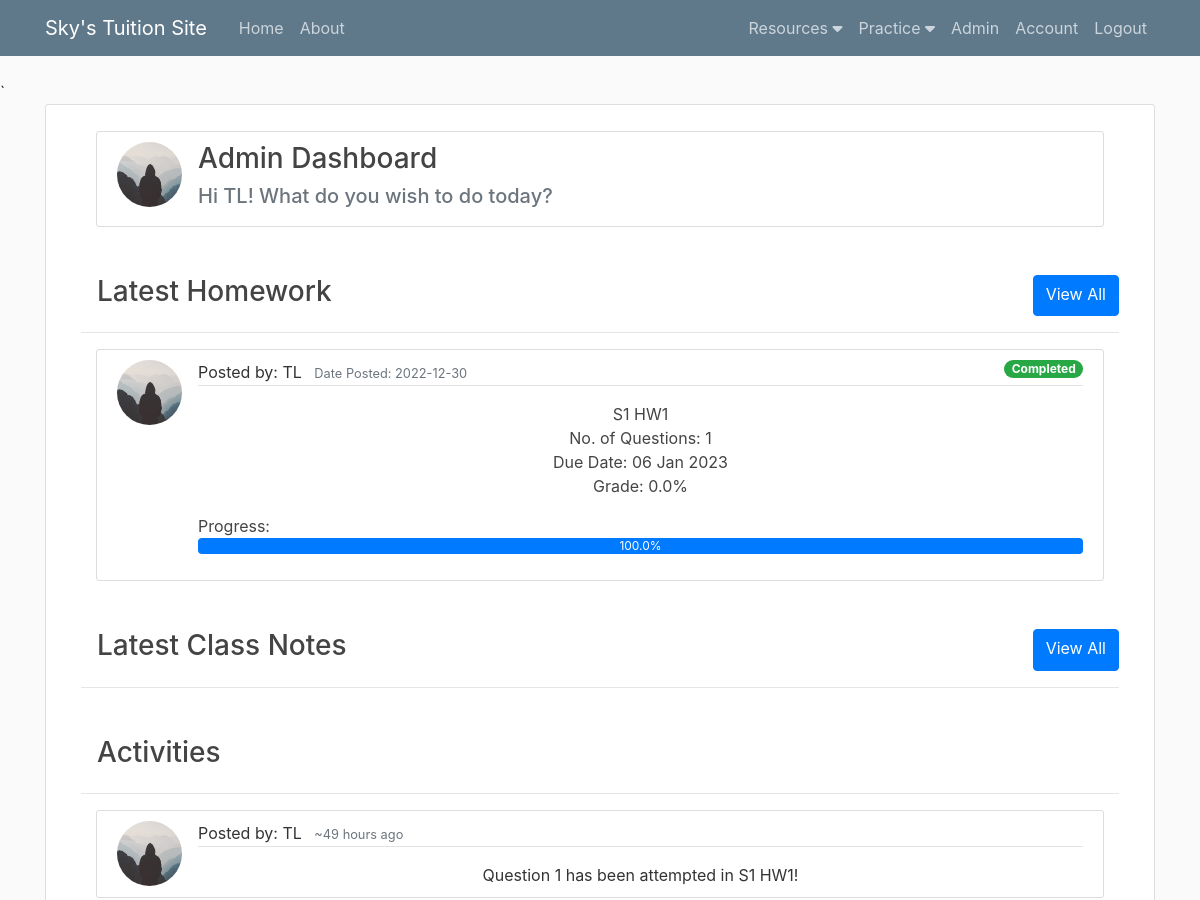
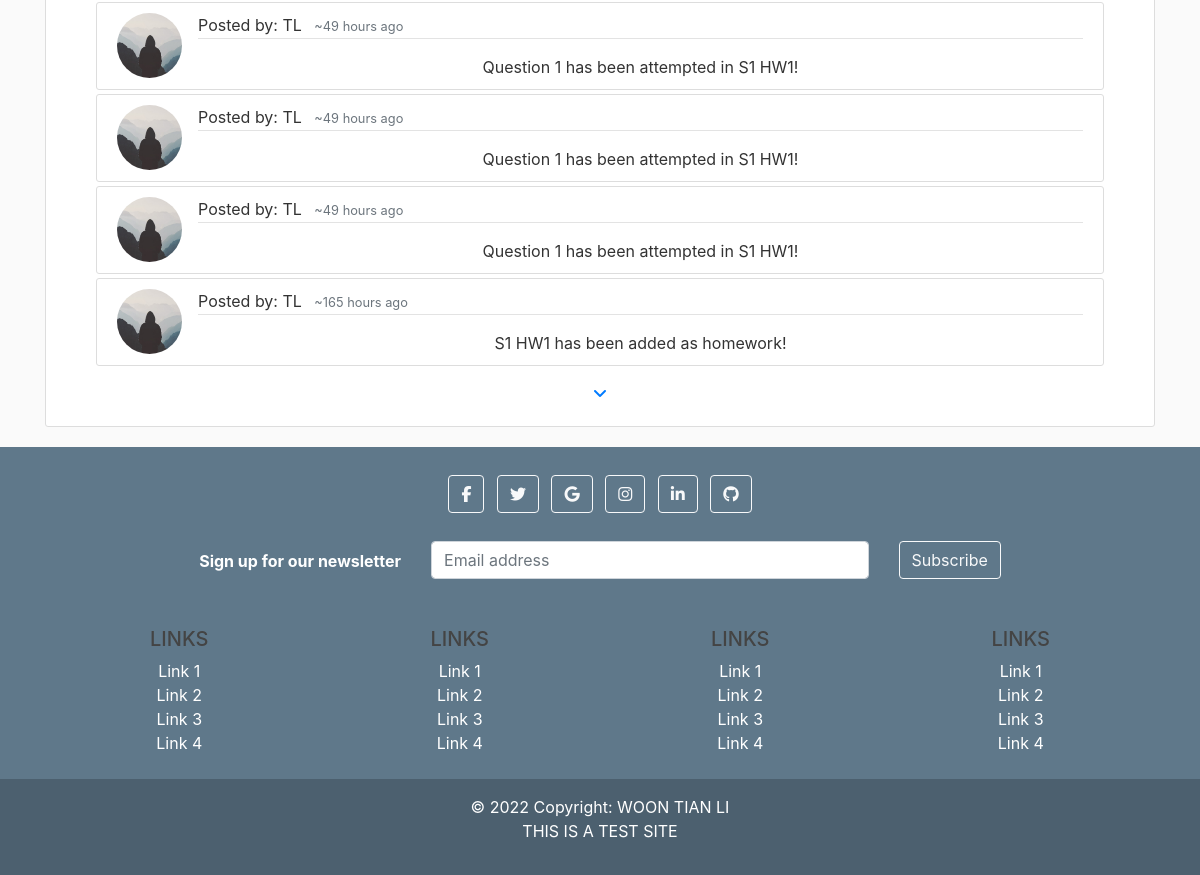
The page /home (signed in) on the database as committed earlier (2 pictures, top to bottom).
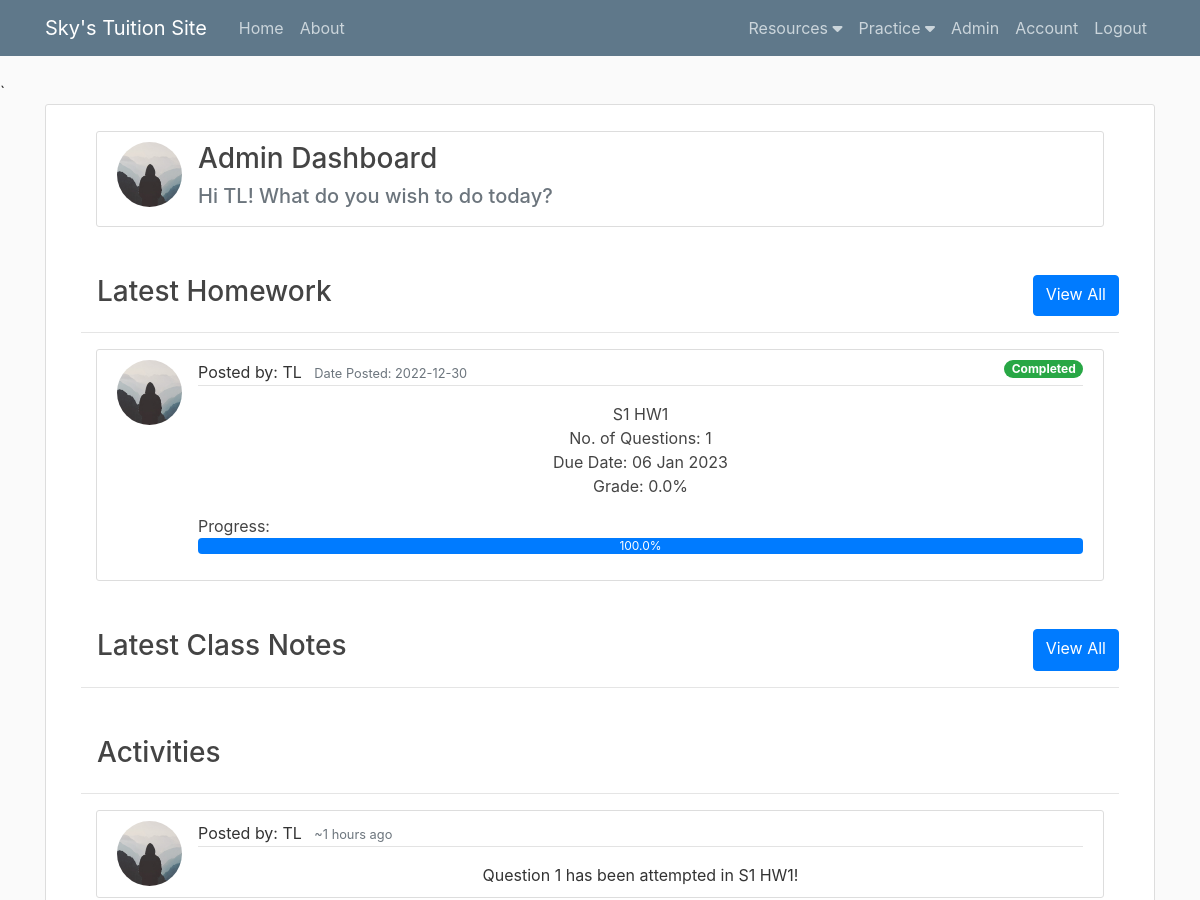
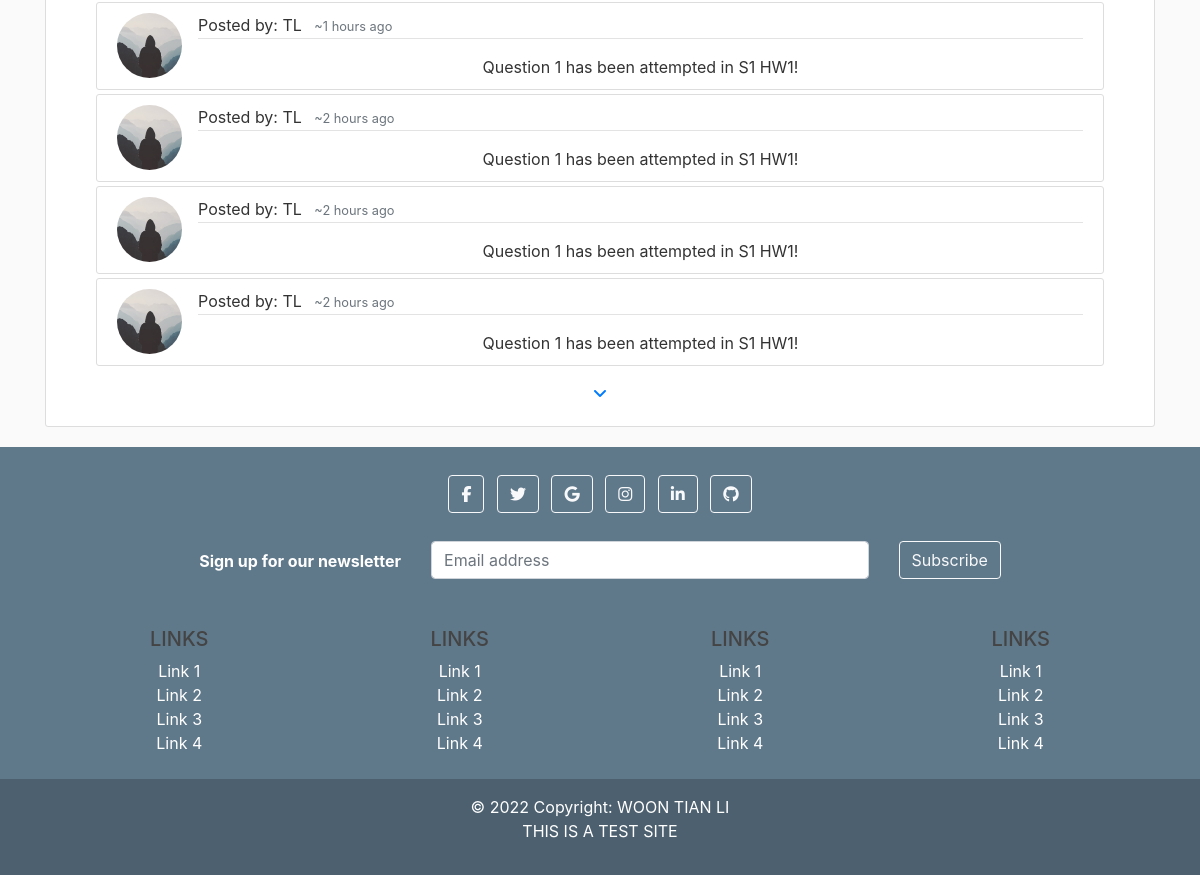
The same page on the database as committed later (2 pictures, top to bottom).
### flaskblog/models.py (models this page shows, shortened)
class User(db.Model, UserMixin): #Creating user table in DB
    id = db.Column(db.Integer, primary_key = True) #ID defined as an integer and to be the primary key)
    username = db.Column(db.String(20), unique=True, nullable=False) #name to be a string, max 20 characters, must be unique, and required, cannot be null
    email = db.Column(db.String(120), unique=True, nullable=False)
    image_file = db.Column(db.String(20), nullable=False, default='default.jpg') #user image defaults to a default.jpg
    password = db.Column(db.String(60), nullable=False)
    account_type = db.Column(db.String(60), nullable=False)
    notes = db.relationship('Note', backref='author', lazy=True)
    homeworks = db.relationship('Homework', backref='author', lazy=True)
    activities = db.relationship('Activity', backref='author', lazy=True)
    topics = db.Column(db.String(1000))
    topics_check = db.Column(db.String(1000))
    description1 = db.Column(db.String(1000))
    date1 = db.Column(db.Date)
    time1 = db.Column(db.Time)
    description2 = db.Column(db.String(1000))
    date2 = db.Column(db.Date)
    time2 = db.Column(db.Time)
    description3 = db.Column(db.String(1000))
    date3 = db.Column(db.Date)
    time3 = db.Column(db.Time)
    description4 = db.Column(db.String(1000))
    date4 = db.Column(db.Date)
    time4 = db.Column(db.Time)
    grade = db.Column(db.String(200))

class Homework(db.Model): #Creating homework table in DB
    id = db.Column(db.Integer, primary_key = True)
    title = db.Column(db.String(100), nullable=False)
    student_id = db.Column(db.Integer, nullable=False)
    deadline = db.Column(db.DateTime, nullable=False, default = datetime.now)
    date_posted = db.Column(db.DateTime, nullable=False, default = datetime.now)
    user_id = db.Column(db.Integer, db.ForeignKey('user.id'), nullable=False) #foreign key links to User table
    questions = db.relationship('Question', backref='hwk', lazy=True)
    workings = db.relationship('Working', backref='hwk', lazy=True)

class Activity(db.Model):
    id = db.Column(db.Integer, primary_key = True)
    description = db.Column(db.String(1000), nullable=False)
    student_id = db.Column(db.Integer, nullable=False)
    date_posted = db.Column(db.DateTime, nullable=False, default = datetime.now)
    user_id = db.Column(db.Integer, db.ForeignKey('user.id'), nullable=False) #foreign key links to User table

### flaskblog/main/routes.py (the view, shortened to what this page needs)
@main.route("/") #Routes are created bring our browers to different pages. "/" represents the root or home page
@main.route("/home") #Both routes bring to the same page
@login_required
def home():
    image_file = url_for('static', filename='profile_pics/' + current_user.image_file)
    if current_user.topics:
        topics = current_user.topics.split(',')
        checks = current_user.topics_check.split(',')
    else:
        topics = []
        checks = []
    if current_user.account_type == 'Admin':
        homework = Homework.query.order_by(Homework.date_posted.desc()).first()
        note = Note.query.order_by(Note.date_posted.desc()).first()
        activities = Activity.query.order_by(Activity.date_posted.desc()).all()
    if homework == None:
        homework = []
        id_arr = []
    else:
        id_arr = [homework.id]
    if note == None:
        note = []
    date_now = datetime.datetime.now()
    activities_date_arr=[]
    for activity in activities:
        activities_date_arr.append(round((date_now-activity.date_posted).total_seconds()/3600))
    pt_arr = []
    question_count_arr = []
    attempt_percentage_arr = []
    correct_percentage_arr = []
    for i in id_arr:
        question_count_arr.append(Question.query.filter_by(homework_id=i).count())
        pt_arr.append(Working.query.filter_by(homework_id=i, point=0).count())
        if Question.query.filter_by(homework_id=i).count() != 0:
            attempt_percentage_arr.append(round((Working.query.filter_by(homework_id=i).count()/Question.query.filter_by(homework_id=i).count())*100,2))
            total_parts = 0
            wrong_parts = 0
            for j in Question.query.filter_by(homework_id=i).all():
                temp = 0
                for k in j.qn_answer.split(';'):
                    if k != "":
                        total_parts += 1
                        temp += 1
                try:
                    (Working.query.filter_by(question_id=j.id).first()).point
                except:
                    wrong_parts += temp
            for j in Working.query.filter_by(homework_id=i).all():
                wrong_parts += j.point
            correct_percentage_arr.append(round(((total_parts-wrong_parts)/total_parts)*100,2))
        else:
            attempt_percentage_arr.append(0)
            correct_percentage_arr.append(0)
    df = pd.DataFrame({'id': id_arr, 'pt': pt_arr, 'count': question_count_arr, 'attempt_percentage': attempt_percentage_arr, 'correct_percentage': correct_percentage_arr})
    return render_template('home.html', image_file=image_file, homework=homework, note=note, activities=activities,
                           activities_date_arr=activities_date_arr,df=df, topics=topics, checks=checks)

### flaskblog/templates/home.html (shortened to what this page needs)
{% extends "layout.html" %}
{% block content %}
    <div class="content-section text-center" style="min-height:50vh">
        <div class="container-fluid">
            <div class="row">
                <div class="col">
                    <div class="col w-100 my-3">
                        <article class="media content-section">
                            <img class="rounded-circle article-img" src="{{ url_for('static', filename='profile_pics/' + current_user.image_file) }}">
                            <div class="media-body">
                                <div class="text-left">
                                    <h3 class="">
                                        {% if current_user.account_type == 'Admin' %}
                                        Admin Dashboard
                                        {% else %}
                                        Student Dashboard
                                        {% endif %}
                                    </h3>
                                    <h5 class="align-self-center text-muted">Hi {{ current_user.username }}! What do you wish to do today?</h5>
                                </div>
                            </div>
                        </article>
                    </div>
                    <div class="d-flex justify-content-between mt-5">
                        <h3 class="text-left mx-3">Latest Homework</h3>
                        <a class="btn btn-primary" href="{{ url_for('homeworks.homework_all', student='ALL') }}">View All</a>
                    </div>
                    <hr>
                    {% if homework %}
                        <div class="col w-100 my-3">
                            <article class="media content-section">
                                <img class="rounded-circle article-img" src="{{ url_for('static', filename='profile_pics/' + homework.author.image_file) }}">
                                <div class="media-body">
                                    <div class="article-metadata text-left">
                                        <a class="mr-2">Posted by: {{ homework.author.username }}</a>
                                        <small class="text-muted">Date Posted: {{ homework.date_posted.strftime('%Y-%m-%d') }}</small>
                                        {% if df[df['id']==homework.id]['attempt_percentage'].tolist()[0] == 100 %}
                                            <medium><span class="badge badge-pill badge-success float-right">Completed </span></medium>
                                        {% elif df[df['id']==homework.id]['attempt_percentage'].tolist()[0] == 0 %}
                                            <medium><span class="badge badge-pill badge-danger float-right">New!</span></medium>
                                        {% else %}
                                            <medium><span class="badge badge-pill badge-warning float-right">In Progress </span></medium>
                                        {% endif %}
                                    </div>
                                    <a class="article-title" href="{{ url_for('homeworks.homework', homework_id=homework.id) }}">
                                        <div class="row mt-3">
                                            <div class="col-12">
                                                <ul class="list-unstyled">
                                                    <li class="text-center">{{ homework.title }}</li>
                                                    <li class="text-center">No. of Questions: {{ df[df['id']==homework.id]['count'].tolist()[0] }}</li>
                                                    <li class="text-center">Due Date: {{ homework.deadline.strftime("%d %b %Y") }}</li>
                                                    <li class="text-center">Grade: {{ df[df['id']==homework.id]['correct_percentage'].tolist()[0] }}%</li>
                                                    <li class="mt-3 mb-0 text-left">
                                                        <h7 class="text-left">Progress: </h7>
                                                        <div class="progress">
                                                            <div class="progress-bar" role="progressbar" aria-valuenow="75" aria-valuemin="0" aria-valuemax="100" style=
                                                            "width: {{ df[df['id']==homework.id]['attempt_percentage'].tolist()[0] }}%">{{ df[df['id']==homework.id]['attempt_percentage'].tolist()[0] }}%</div>
                                                        </div>
                                                    </li>
                                                </ul>
                                            </div>
                                        </div>
                                    </a>
                                </div>
                            </article>
                        </div>
                    {% endif %}
                    <div class="d-flex justify-content-between mt-5">
                        <h3 class="text-left mx-3">Latest Class Notes</h3>
                        <a class="btn btn-primary" href="{{ url_for('notes.notes_all', student='ALL') }}">View All</a>
                    </div>
                    <hr>
                    <div class="d-flex justify-content-between mt-5">
                        <h3 class="text-left mx-3">Activities</h3>
                    </div>
                    <hr>
                    {% if activities %}
                        <div class="col w-100">
                            {% for activity in activities[0:5] %}
                                <article class="media content-section my-1">
                                    <img class="rounded-circle article-img" src="{{ url_for('static', filename='profile_pics/' + activity.author.image_file) }}">
                                    <div class="media-body">
                                        <div class="article-metadata text-left">
                                            <a class="mr-2">Posted by: {{ activity.author.username }}</a>
                                            <small class="text-muted">~{{ activities_date_arr[loop.index-1] }} hours ago</small>
                                        </div>
                                        <div class="row mt-3">
                                            <div class="col-12">
                                                <div>{{ activity.description }}</div>
                                            </div>
                                        </div>
                                    </div>
                                </article>
                            {% endfor %}
                        </div>
                        <button class="btn btn-link my-1" type="button" data-toggle="collapse" data-target="#moreactivities" aria-expanded="false" aria-controls="collapseExample">
                            <i class="fa-solid fa-angle-down"></i></button>
                    {% endif %}
                </div>
            </div>
        </div>
    </div>
{% endblock content %}

Rows that differ between the two databases and show on the page:
no longer on this page (row unchanged): Activity: image_file (placeholder picture), author.username "TL", activities_date_arr "49", description "Question 1 has been attempted in S1 HW1!"
no longer on this page (row unchanged): Activity: image_file (placeholder picture), author.username "TL", activities_date_arr "49", description "Question 1 has been attempted in S1 HW1!"
no longer on this page (row unchanged): Activity: image_file (placeholder picture), author.username "TL", activities_date_arr "49", description "Question 1 has been attempted in S1 HW1!"
no longer on this page (row unchanged): Activity: image_file (placeholder picture), author.username "TL", activities_date_arr "49", description "Question 1 has been attempted in S1 HW1!"
no longer on this page (row unchanged): Activity: image_file (placeholder picture), author.username "TL", activities_date_arr "165", description "S1 HW1 has been added as homework!"
added Activity: image_file (placeholder picture), author.username "TL", user "1", description "Question 1 has been attempted in S1 HW1!"
added Activity: image_file (placeholder picture), author.username "TL", user "1", description "Question 1 has been attempted in S1 HW1!"
added Activity: image_file (placeholder picture), author.username "TL", student "2", description "Question 1 has been attempted in S1 HW1!"
added Activity: image_file (placeholder picture), author.username "TL", student "2", description "Question 1 has been attempted in S1 HW1!"
added Activity: image_file (placeholder picture), author.username "TL", student "2", description "Question 1 has been attempted in S1 HW1!"
